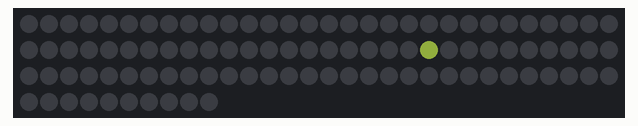
Simulated run of this sketch. Board: Arduino Uno, built with avr-gcc and run on an emulated ATmega328P. On the bench: 100 RGB LEDs in strip order, left to right, continuing on the next row. Dim RGB values are drawn brighter than linear.

Above: at 0.16 s.
At 5.18 s:
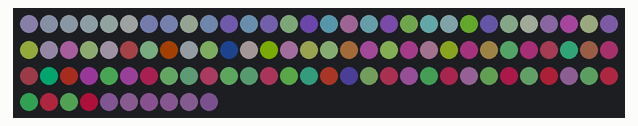
At 9.98 s:
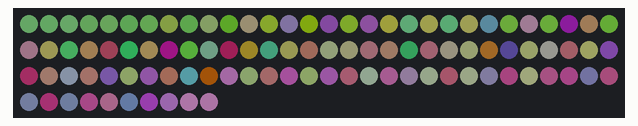
At 19.89 s:
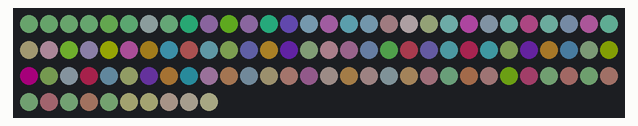
At 29.8 s:
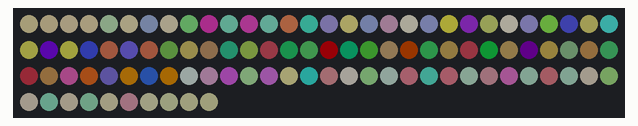
At 39.72 s:
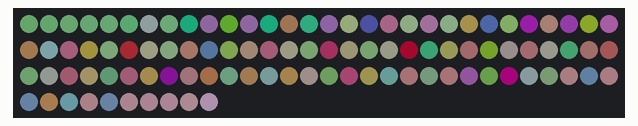

The sketch:

prog_band_led_effet_focus.ino
```cpp
#include "FastLED.h"

byte bright = 50; // luminosité des LEDs
byte baza = 0;

#define NUM_LEDS 100 // nombre de LEDs
#define PIN 4 // port de connexion ws2812b
CRGB leds[NUM_LEDS];

void setup() {
  FastLED.addLeds <WS2812, PIN, GRB>(leds, NUM_LEDS).setCorrection(TypicalLEDStrip);
  FastLED.setBrightness(bright);
}

void loop() {
    fadeToBlackBy(leds, NUM_LEDS, 2);
    for (int i = 0; i < 8; i++) {
      leds[beatsin16(i + 7, 0, NUM_LEDS - 1)] |= CHSV(baza+=16, 200, 255);
    }
    FastLED.setBrightness(bright);
    FastLED.show();
    delay(20);
}
```
